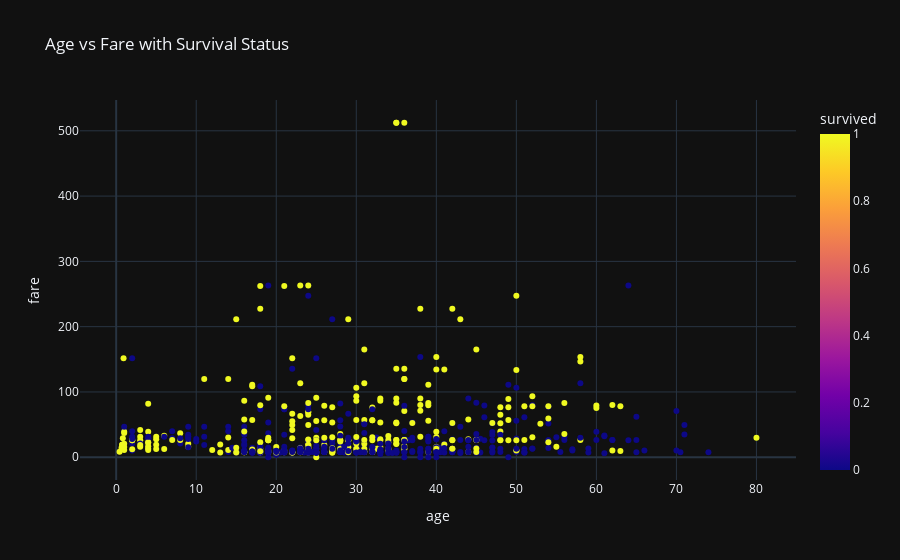

The notebook cell saved with this chart:
### Code cell
px.scatter(df, x='age', y='fare', color='survived',
            title='Age vs Fare with Survival Status',template='plotly_dark',)

### Figure 1 — Plotly figure (JSON) as saved in the notebook; plotly's stock layout.template omitted (floating-point values rounded to 4 significant figures; data arrays with more than 128 entries replaced by an {"elided": "..."} marker saying what was removed)
{"data": [{"hovertemplate": "age=%{x}<br>fare=%{y}<br>survived=%{marker.color}<extra></extra>", "legendgroup": "", "marker": {"color": {"elided": "891 int values"}, "coloraxis": "coloraxis", "symbol": "circle"}, "mode": "markers", "name": "", "orientation": "v", "showlegend": false, "type": "scatter", "x": {"elided": "891 float values"}, "xaxis": "x", "y": {"elided": "891 float values"}, "yaxis": "y"}], "layout": {"coloraxis": {"colorbar": {"title": {"text": "survived"}}, "colorscale": [[0, "#0d0887"], [0.1111, "#46039f"], [0.2222, "#7201a8"], [0.3333, "#9c179e"], [0.4444, "#bd3786"], [0.5556, "#d8576b"], [0.6667, "#ed7953"], [0.7778, "#fb9f3a"], [0.8889, "#fdca26"], [1, "#f0f921"]]}, "legend": {"tracegroupgap": 0}, "title": {"text": "Age vs Fare with Survival Status"}, "xaxis": {"anchor": "y", "domain": [0, 1], "title": {"text": "age"}}, "yaxis": {"anchor": "x", "domain": [0, 1], "title": {"text": "fare"}}}}
